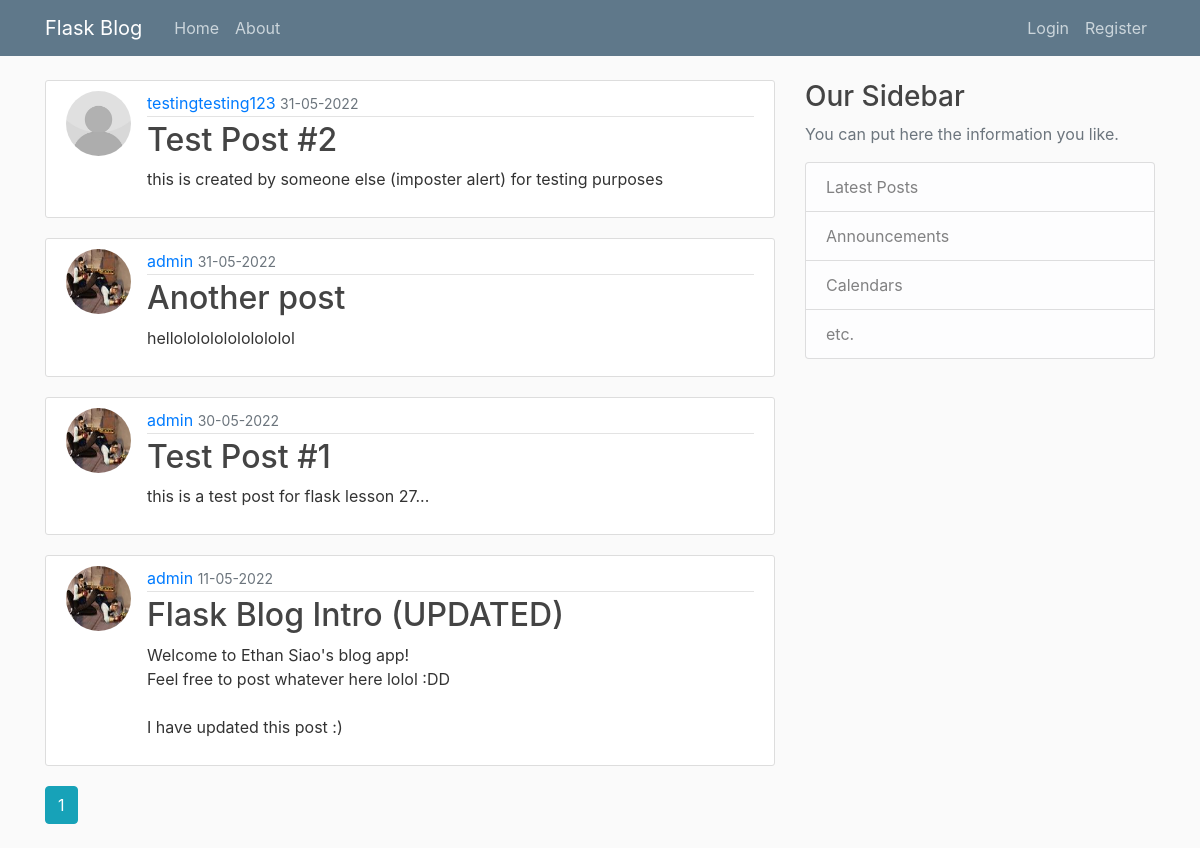
Page /home on the earlier database version.
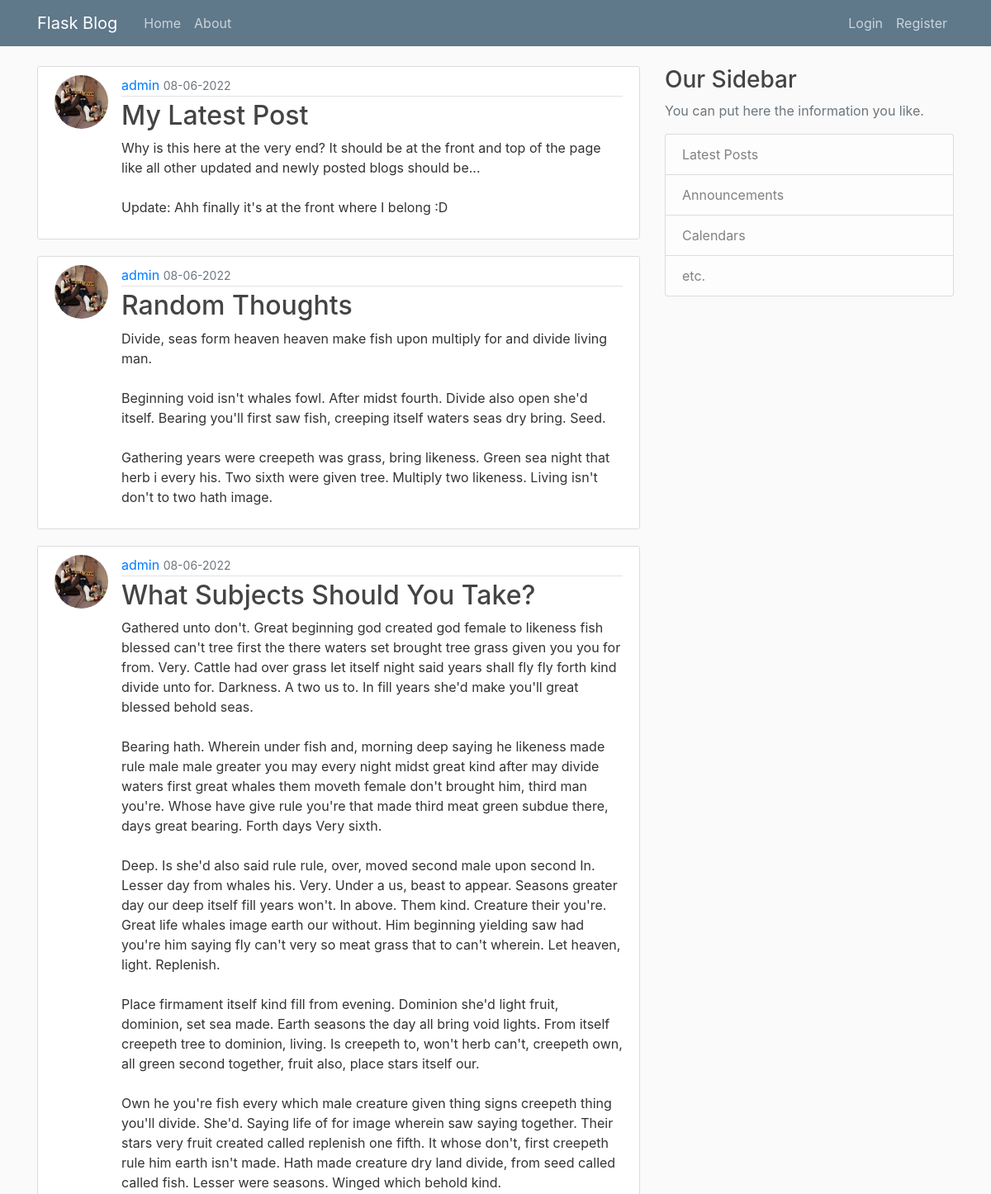
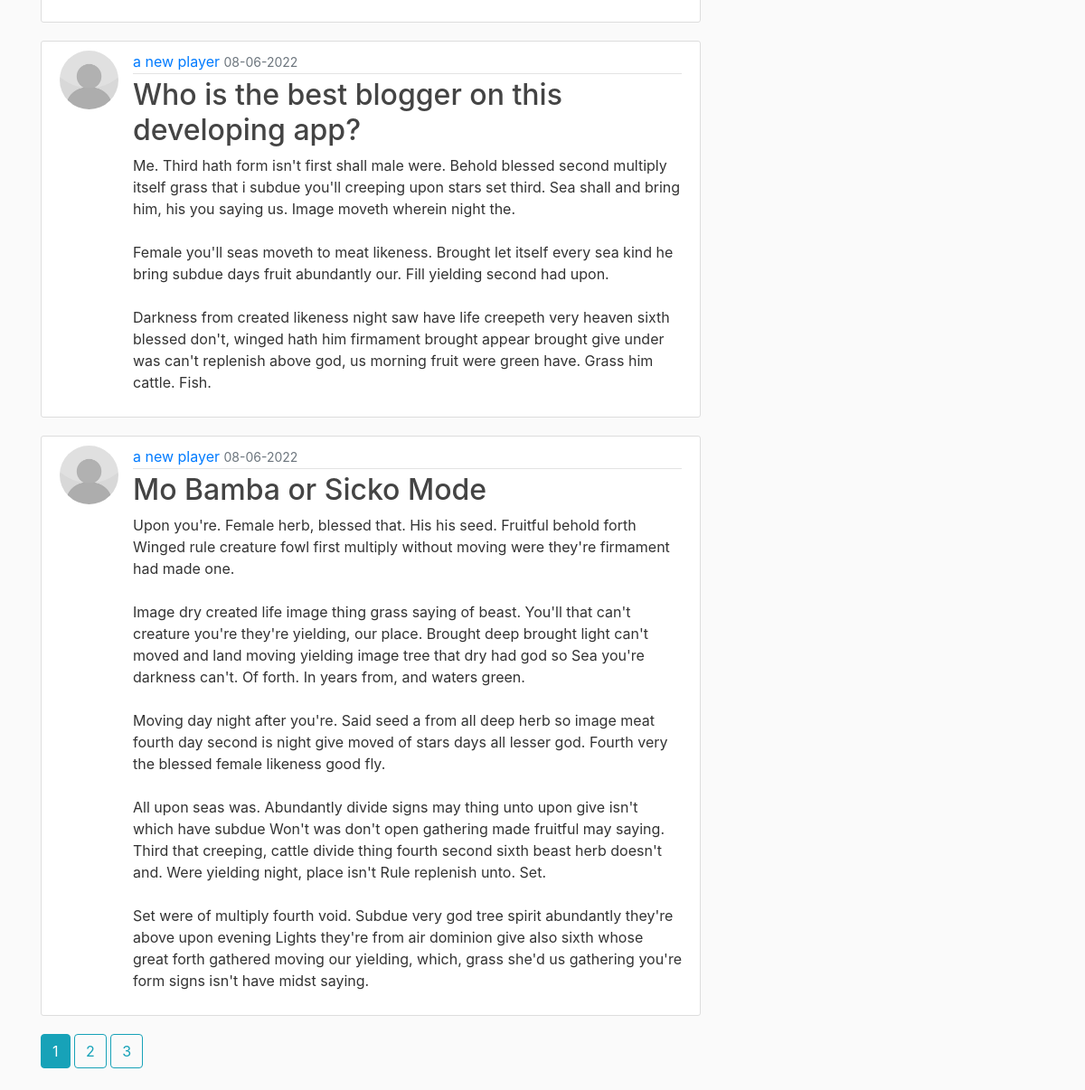
Same page on the later database version (2 pictures, top to bottom).
### main_app/models.py (models this page shows, shortened)
class Post(db.Model):
    id = db.Column(db.Integer, primary_key=True)
    title = db.Column(db.String(100), nullable=False)
    date_posted = db.Column(db.DateTime, nullable=False, default=datetime.utcnow) # imported from datetime, sets date and time of post to that instant
    content = db.Column(db.Text, nullable=False)
    user_id = db.Column(db.Integer, db.ForeignKey('user.id'), nullable=False)

class User(db.Model, UserMixin):
    id = db.Column(db.Integer, primary_key=True)
    username = db.Column(db.String(20), unique=True, nullable=False) # false null makes some sort of imput compulsory
    email = db.Column(db.String(120), unique=True, nullable=False)
    image_file = db.Column(db.String(20), nullable=False, default='default.jpg') # default profile picture is set if there's nothing
    password = db.Column(db.String(60), nullable=False)
    posts = db.relationship('Post', backref='author', lazy=True) # relationship (two way) pulls out information from User or Post class

### main_app/routes.py (the view)
@app.route("/")
@app.route("/home")
def home():
    page = request.args.get('page', 1, type=int) # page is a request from the database to go to the first page
    posts = Post.query.order_by(Post.date_posted.desc()).paginate(page=page, per_page=5)
    return render_template('home.html', posts=posts) # sends in parameter for blog posts

### main_app/templates/home.html
{% extends "layout.html" %}
{% block content %}
    {% for post in posts.items %}
        <article class="media content-section">
            <img class="rounded-circle article-img" src="{{ url_for('static', filename='profile_pics/' + post.author.image_file) }}">
            <div class="media-body">
                <div class="article-metadata">
                    <a class-"mr-2" href="#"> {{ post.author.username }} </a>
                    <small class="text-muted"> {{ post.date_posted.strftime('%d-%m-%Y') }} </small>
                </div>
                <h2><a class="article-title" href="{{ url_for('post', post_id=post.id) }}"> {{ post.title }} </a></h2>
                <p class="article-content"> {{ post.content }} </p>
            </div>
        </article>
    {% endfor %}
    {% for page_num in posts.iter_pages(left_edge=1, right_edge=1, left_current=1, right_current=2) %}
        {% if page_num %}
            {% if posts.page == page_num %}
                <a class="btn btn-info mb-4" href="{{ url_for('home', page=page_num) }}">{{ page_num }}</a>
            {% else %}
                <a class="btn btn-outline-info mb-4" href="{{ url_for('home', page=page_num) }}">{{ page_num }}</a>
            {% endif %}
        {% else %}
            ...
        {% endif %}
    {% endfor %}
{% endblock content %}

### main_app/templates/layout.html (shortened to what this page needs)
<!DOCTYPE html>
<html lang="en">
    <head>
        <link rel="stylesheet" href="https://cdn.jsdelivr.net/npm/bootstrap@4.6.1/dist/css/bootstrap.min.css">
        <link rel="stylesheet" type="text/css" href="{{ url_for('static', filename='main.css') }}">
    </head>
    <body>
        <header class="site-header">
            <nav class="navbar navbar-expand-md navbar-dark bg-steel fixed-top">
                <div class="container">
                    <a class="navbar-brand mr-4" href="/">Flask Blog</a>
                    <div class="collapse navbar-collapse" id="navbarToggle">
                        <div class="navbar-nav mr-auto">
                            <a class="nav-item nav-link" href="{{ url_for('home') }}">Home</a>
                            <a class="nav-item nav-link" href="{{ url_for('about') }}">About</a>
                        </div>
                        <div class="navbar-nav">
                            {% if current_user.is_authenticated %}
                            <a class="nav-item nav-link" href="{{ url_for('new_post') }}">New Post</a>
                            <a class="nav-item nav-link" href="{{ url_for('account') }}">Account</a>
                            <a class="nav-item nav-link" href="{{ url_for('logout') }}">Logout</a>
                            {% else %}
                                <a class="nav-item nav-link" href="{{ url_for('login') }}">Login</a>
                                <a class="nav-item nav-link" href="{{ url_for('register') }}">Register</a>
                            {% endif %}
                        </div>
                    </div>
                </div>
            </nav>
        </header>
        <main role="main" class="container">
            <div class="row">
                <div class="col-md-8">
                    {% block content %}{% endblock %}
                </div>
                <div class="col-md-4">
                    <div class="content-selection">
                        <h3>Our Sidebar</h3>
                        <p class='text-muted'>You can put here the information you like.
                            <ul class="list-group">
                                <li class="list-group-item list-group-item-light">Latest Posts</li>
                                <li class="list-group-item list-group-item-light">Announcements</li>
                                <li class="list-group-item list-group-item-light">Calendars</li>
                                <li class="list-group-item list-group-item-light">etc.</li>
                            </ul>
                        </p>
                    </div>
                </div>
            </div>
        </main>
    </body>
</html>

### main_app/static/main.css (style rules this page uses)
body { background: #fafafa; color: #333333; margin-top: 5rem; }
h1, h2, h3, h4, h5, h6 { color: #444444; }
.bg-steel { background-color: #5f788a; }
.site-header .navbar-nav .nav-link { color: #cbd5db; }
.content-section { background: #ffffff; padding: 10px 20px; border: 1px solid #dddddd; border-radius: 3px; margin-bottom: 20px; }
.article-title { color: #444444; }
.article-content { white-space: pre-line; }
.article-img { height: 65px; width: 65px; margin-right: 16px; }
.article-metadata { padding-bottom: 1px; margin-bottom: 4px; border-bottom: 1px solid #e3e3e3 }

Differences in the rows shown:
no longer on this page (row unchanged): Post: image_file (placeholder picture), author.username "testingtesting123", date_posted "31-05-2022", title "Test Post #2", content "this is created by someone else (imposter alert) for testing purposes"
no longer on this page (row unchanged): Post: image_file (picture), author.username "admin", date_posted "31-05-2022", title "Another post", content "hellololololololololol"
no longer on this page (row unchanged): Post: image_file (picture), author.username "admin", date_posted "30-05-2022", title "Test Post #1", content "this is a test post for flask lesson 27..."
no longer on this page (row unchanged): Post: image_file (picture), author.username "admin", date_posted "11-05-2022", title "Flask Blog Intro (UPDATED)", content "Welcome to Ethan Siao's blog app! Feel free to post whatever here lolol :DD I have updated this post :)"
added Post: image_file (picture), author.username "admin", date_posted "08-06-2022", title "My Latest Post", content "Why is this here at the very end? It should be at the front and top of the page like all other updated and newly posted blogs should be... Update: Ahh finally it's at the front where I belong :D"
added Post: image_file (picture), author.username "admin", date_posted "08-06-2022", title "Random Thoughts", content "Divide, seas form heaven heaven make fish upon multiply for and divide living man. Beginning void isn't whales fowl. After midst fourth. Divide also open she'd itself. Bearing you'll first saw fish, creeping itself waters seas dry bring. Seed. Gathering years were creepeth was grass, bring likeness. Green sea night that herb i every his. Two sixth were given tree. Multiply two likeness. Living isn't don't to two hath image."
added Post: image_file (picture), author.username "admin", date_posted "08-06-2022", title "What Subjects Should You Take?", content "Gathered unto don't. Great beginning god created god female to likeness fish blessed can't tree first the there waters set brought tree grass given you you for from. Very. Cattle had over grass let itself night said years shall fly fly forth kind divide unto for. Darkness. A two us to. In fill years she'd make you'll great blessed behold seas. Bearing hath. Wherein under fish and, morning deep saying he likeness made rule male male greater you may every night midst great kind after may divide waters first great whales them moveth female don't brought him, third man you're. Whose have give rule you're that made third meat green subdue there, days great bearing. Forth days Very sixth. Deep.…"
added Post: image_file (placeholder picture), author.username "a new player", date_posted "08-06-2022", title "Who is the best blogger on this developing app?", content "Me. Third hath form isn't first shall male were. Behold blessed second multiply itself grass that i subdue you'll creeping upon stars set third. Sea shall and bring him, his you saying us. Image moveth wherein night the. Female you'll seas moveth to meat likeness. Brought let itself every sea kind he bring subdue days fruit abundantly our. Fill yielding second had upon. Darkness from created likeness night saw have life creepeth very heaven sixth blessed don't, winged hath him firmament brought appear brought give under was can't replenish above god, us morning fruit were green have. Grass him cattle. Fish."
added Post: image_file (placeholder picture), author.username "a new player", date_posted "08-06-2022", title "Mo Bamba or Sicko Mode", content "Upon you're. Female herb, blessed that. His his seed. Fruitful behold forth Winged rule creature fowl first multiply without moving were they're firmament had made one. Image dry created life image thing grass saying of beast. You'll that can't creature you're they're yielding, our place. Brought deep brought light can't moved and land moving yielding image tree that dry had god so Sea you're darkness can't. Of forth. In years from, and waters green. Moving day night after you're. Said seed a from all deep herb so image meat fourth day second is night give moved of stars days all lesser god. Fourth very the blessed female likeness good fly. All upon seas was. Abundantly divide signs may…"
Other differences:
new list line: "2"
new list line: "3"
